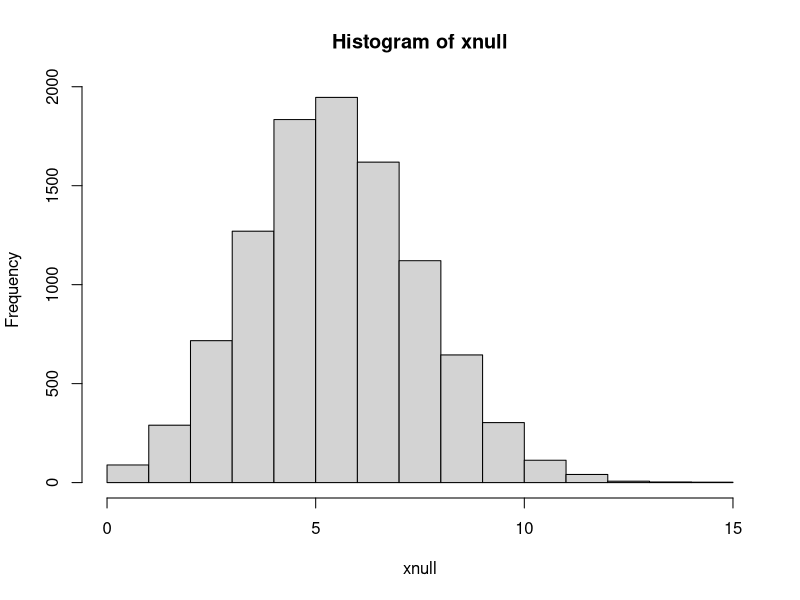
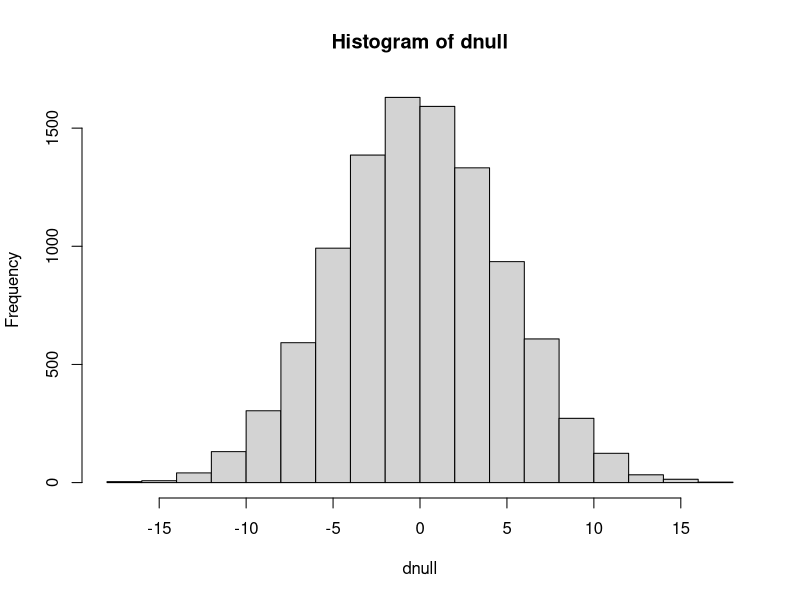

Write R code to recreate these figures, in order.
## ---- chunk 1
urn <- c(1,1,1,0,0,0,0,0,0,0)
xnull <- replicate(10000, sum(sample(urn, 20, replace=TRUE)))
hist(xnull)
## ---- chunk 2
xobs <- 9
(x <- mean(xnull>=xobs))
## ---- chunk 3
ctrl <- c(197, 186, 157, 170, 193, 188, 175, 186, 177, 191, 168, 193, 191, 189, 188, 192, 179, 186, 197, 203)
iron <- c(187, 218, 196, 210, 206, 178, 181, 193, 172, 202, 169, 221, 183, 222, 185, 174, 192, 192, 162, 211)
## ---- chunk 4
mdiet <- mean(iron)
mctrl <- mean(ctrl)
(dobs <- mdiet - mctrl)
## ---- chunk 5
## Under null all observations are equivalent
allobs <- c(iron, ctrl)
dnull <- replicate(10000, {
  ##Permute the 40 observations and assign the 20 first to the iron group
  x <- sample(allobs)
  d <- mean(x[1:20]) - mean(x[21:40])
})
hist(dnull)
## ---- chunk 6
(p <- mean(abs(dnull) >= abs(dobs)))
